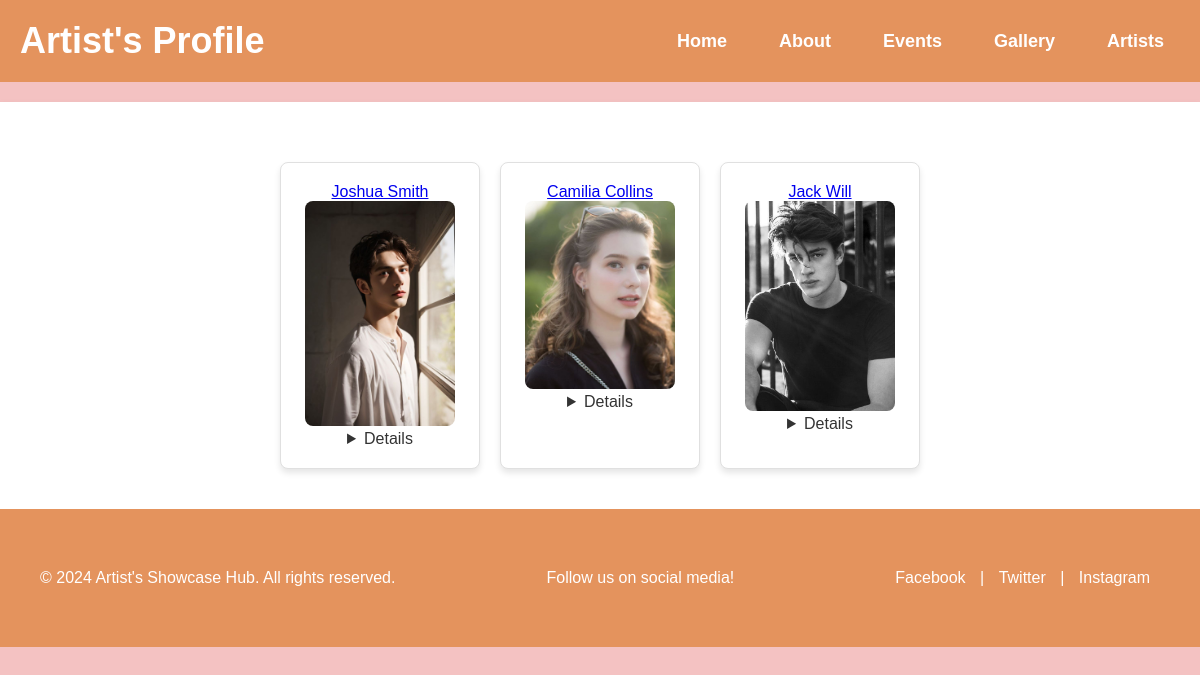
The page /artist_profile/ on the database its author committed.
### hub/models.py (models this page shows, shortened)
class Artist(models.Model):
    id = models.BigAutoField(primary_key=True, null=False,blank=True)
    name = models.CharField(max_length=100)
    bio = models.TextField()
    profile_picture = models.ImageField(upload_to='artist_pics/')
    email = models.EmailField()
    phone_number = models.CharField(max_length=20, blank=True, null=True)
    location = models.CharField(max_length=100)
    social_links = models.JSONField(blank=True, null=True)  # Store links as JSON (e.g., Instagram, Twitter)
    created_at = models.DateTimeField(auto_now_add=True)
    updated_at = models.DateTimeField(auto_now=True)

### hub/views.py (the view)
# urls.py: path('artist_profile/',views.artist,name='artist_profile'),
def artist(request):
    artists=Artist.objects.all()
    context={
       'artists': artists,
    }
    return render (request,'artist_profile.html',context=context)

### template/artist_profile.html (shortened to what this page needs)
<!DOCTYPE html>
<html lang="en">
<head>
    {% load static %}
    <link rel="stylesheet" href="{% static 'artist_profile.css' %}">
</head>
<body>
    <header class="site-header">
        <div class="container">
            <h1 class="site-title">Artist's Profile</h1>
            <nav class="main-nav">
                <ul>
                    <li><a href="{% url 'Home' %}">Home</a></li>
                    <li><a href="{% url 'About' %}">About</a></li>
                    <li><a href="{% url 'event' %}">Events</a></li>
                    <li><a href="{% url 'Gallery' %}">Gallery</a></li>
                    <li><a href="{% url 'artist_profile' %}">Artists</a></li>
                </ul>
            </nav>
        </div>
    </header>
    <main class="content">
        <section class="artist-gallery">
            <div class="gallery">
                {% for artist in artists %}
                <div class="gallery-item">
                    <tr>
                        <a href="{% url 'artist_profile_details' artist.artist_id %}">
                        {{artist.name}}
                    </a>
                        <br>
                    </tr>
                    <img src="{{ artist.profile_picture.url}}" width="150" height="200" alt="Picture of {{ artist.name }}">
                    <div class="card-footer p-4 border-top-0 bg-transparent">
                        <div class="text-center"><a class="btn btn-outline-dark mt-auto" href="{% url 'artist_profile_details' artist.artist_id %}"><Details></a></div>
                    </div>
                </div>
                {% endfor %}
            </div>
        </section>
    </main>
    <footer class="site-footer">
        <div class="container">
            <p>&copy; 2024 Artist's Showcase Hub. All rights reserved.</p>
            <p>Follow us on social media!</p>
            <div class="social-links">
                <a href="https://www.facebook.com/">Facebook</a> |
                <a href="https://twitter.com/?lang=en">Twitter</a> |
                <a href="https://www.instagram.com/">Instagram</a>
            </div>
        </div>
    </footer>
</body>
</html>

### static/artist_profile.css (style rules this page uses)
* { margin: 0; padding: 0; box-sizing: border-box; }
body { font-family: Arial, sans-serif; background-color: #F4C2C2; color: #333; }
.site-header { background-color: #e4935d; color: white; padding: 20px 0; }
.site-header .container { display: flex; justify-content: space-between; align-items: center; padding: 0 20px; }
.site-title { font-size: 36px; font-weight: bold; }
.main-nav ul { list-style-type: none; display: flex; }
.main-nav li { margin-left: 20px; }
.main-nav a { color: white; text-decoration: none; font-size: 18px; font-weight: bold; padding: 8px 16px; }
.content { padding: 40px 20px; max-width: 1200px; margin: 0 auto; background-color: white; box-shadow: 0 4px 8px rgba(0, 0, 0, 0.1); margin-top: 20px; }
.artist-gallery .gallery { display: flex; flex-wrap: wrap; gap: 20px; justify-content: center; margin-top: 20px; }
.gallery-item { background-color: #fff; border: 1px solid #e0e0e0; border-radius: 8px; padding: 20px; text-align: center; box-shadow: 0 4px 6px rgba(0, 0, 0, 0.1); transition: transform 0.3s, box-shadow 0.3s; width: 200px; }
.gallery-item img { border-radius: 8px; max-width: 100%; height: auto; }
.site-footer { background-color: #e4935d; color: white; padding: 20px 20px; text-align: center; }
.site-footer .container { display: flex; justify-content: space-between; align-items: center; padding: 40px 20px; }
.site-footer .social-links a { color: white; text-decoration: none; margin: 0 10px; }

### rows shown on the page
Artist: name "Joshua Smith", shows a picture
Artist: name "Camilia Collins", shows a picture
Artist: name "Jack Will", shows a picture
